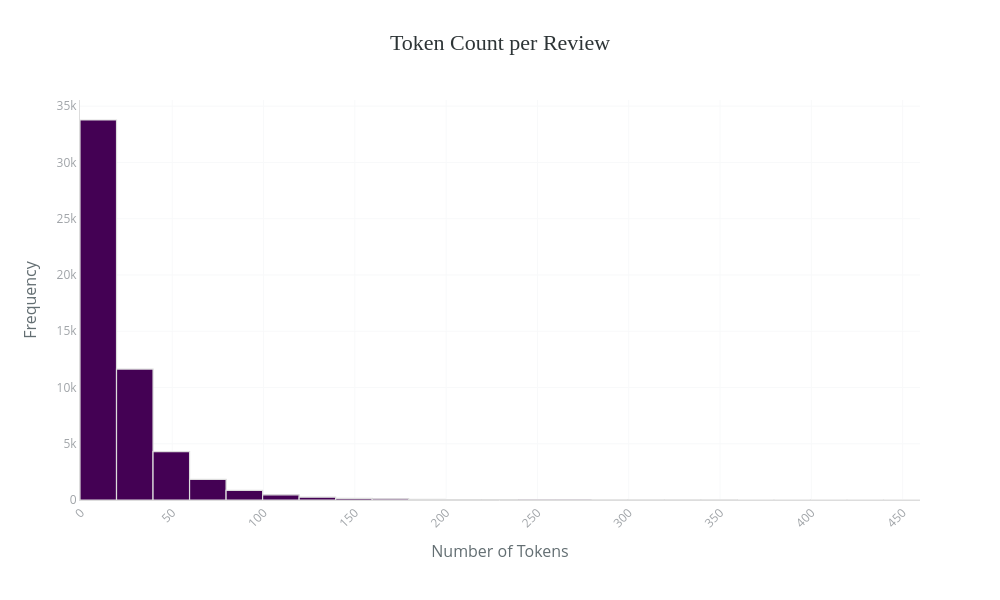

Notebook code cell kept with this figure:
### Code cell
dataset['token_count'] = dataset['02_transformed_text'].apply(len)

histogram_chart(
    data=dataset,
    column='token_count',
    title='Token Count per Review',
    x_label='Number of Tokens'
)

### Figure 1 — Plotly figure (JSON) as saved in the notebook; plotly's stock layout.template omitted (floating-point values rounded to 4 significant figures; data arrays with more than 128 entries replaced by an {"elided": "..."} marker saying what was removed)
{"data": [{"bingroup": "x", "hovertemplate": "token_count=%{x}<br>count=%{y}<extra></extra>", "legendgroup": "", "marker": {"color": "#440154", "line": {"color": "#DDD", "width": 1.2}, "pattern": {"shape": ""}}, "name": "", "nbinsx": 30, "orientation": "v", "showlegend": false, "type": "histogram", "x": {"elided": "53566 int values"}, "xaxis": "x", "yaxis": "y"}], "layout": {"barmode": "relative", "height": 600, "legend": {"tracegroupgap": 0}, "margin": {"b": 100, "l": 80, "r": 80, "t": 100}, "paper_bgcolor": "white", "plot_bgcolor": "white", "title": {"font": {"color": "#2D3436", "family": "Arial Black", "size": 22}, "text": "Token Count per Review", "x": 0.5, "xanchor": "center"}, "width": 1000, "xaxis": {"anchor": "y", "domain": [0, 1], "gridcolor": "#F8F9FA", "linecolor": "#DDD", "showgrid": true, "tickangle": -45, "tickfont": {"color": "#A0A4A8", "size": 12}, "title": {"font": {"color": "#636E72", "size": 16}, "text": "Number of Tokens"}}, "yaxis": {"anchor": "x", "domain": [0, 1], "gridcolor": "#F8F9FA", "linecolor": "#DDD", "showgrid": true, "tickfont": {"color": "#A0A4A8", "size": 12}, "title": {"font": {"color": "#636E72", "size": 16}, "text": "Frequency"}}}}
